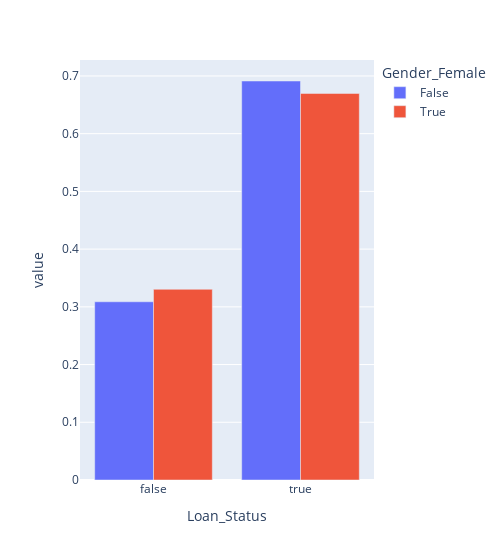

Notebook code for this chart:
### Code cell
px.bar(train_df.groupby(['Loan_Status','Gender_Female']).size().unstack()/train_df.groupby(['Loan_Status','Gender_Female']).size().unstack().sum(),width=500,barmode="group")

### Figure 1 — Plotly figure (JSON) as saved in the notebook; plotly's stock layout.template omitted (floating-point values rounded to 4 significant figures)
{"data": [{"alignmentgroup": "True", "hovertemplate": "Gender_Female=False<br>Loan_Status=%{x}<br>value=%{y}<extra></extra>", "legendgroup": "False", "marker": {"color": "#636efa", "pattern": {"shape": ""}}, "name": "False", "offsetgroup": "False", "orientation": "v", "showlegend": true, "textposition": "auto", "type": "bar", "x": [false, true], "xaxis": "x", "y": [0.3088, 0.6912], "yaxis": "y"}, {"alignmentgroup": "True", "hovertemplate": "Gender_Female=True<br>Loan_Status=%{x}<br>value=%{y}<extra></extra>", "legendgroup": "True", "marker": {"color": "#EF553B", "pattern": {"shape": ""}}, "name": "True", "offsetgroup": "True", "orientation": "v", "showlegend": true, "textposition": "auto", "type": "bar", "x": [false, true], "xaxis": "x", "y": [0.3304, 0.6696], "yaxis": "y"}], "layout": {"barmode": "group", "legend": {"title": {"text": "Gender_Female"}, "tracegroupgap": 0}, "margin": {"t": 60}, "width": 500, "xaxis": {"anchor": "y", "domain": [0, 1], "title": {"text": "Loan_Status"}}, "yaxis": {"anchor": "x", "domain": [0, 1], "title": {"text": "value"}}}}
